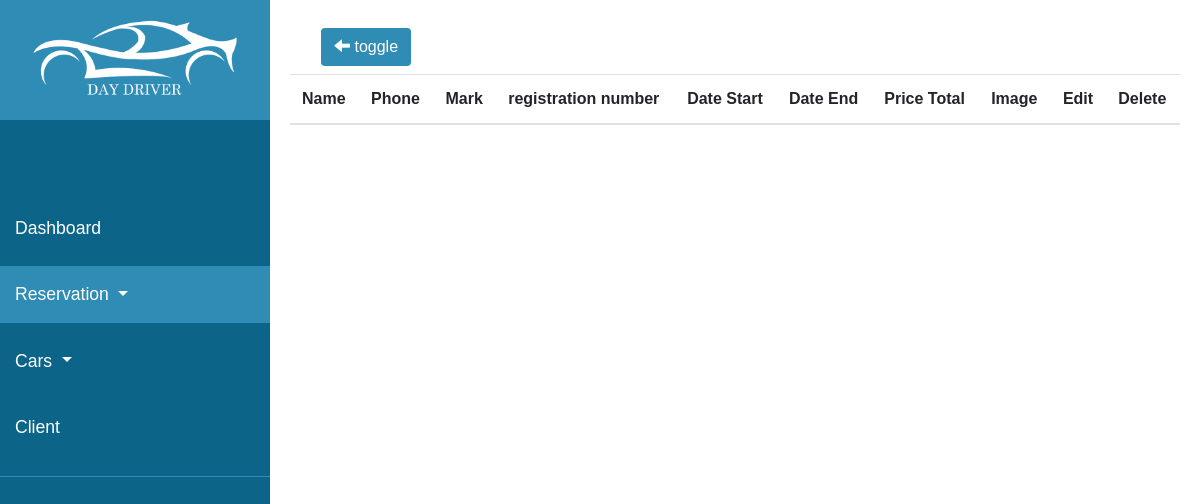
/project_Fin_De_Tude/reservation.php, run on an earlier commit of the app's database.
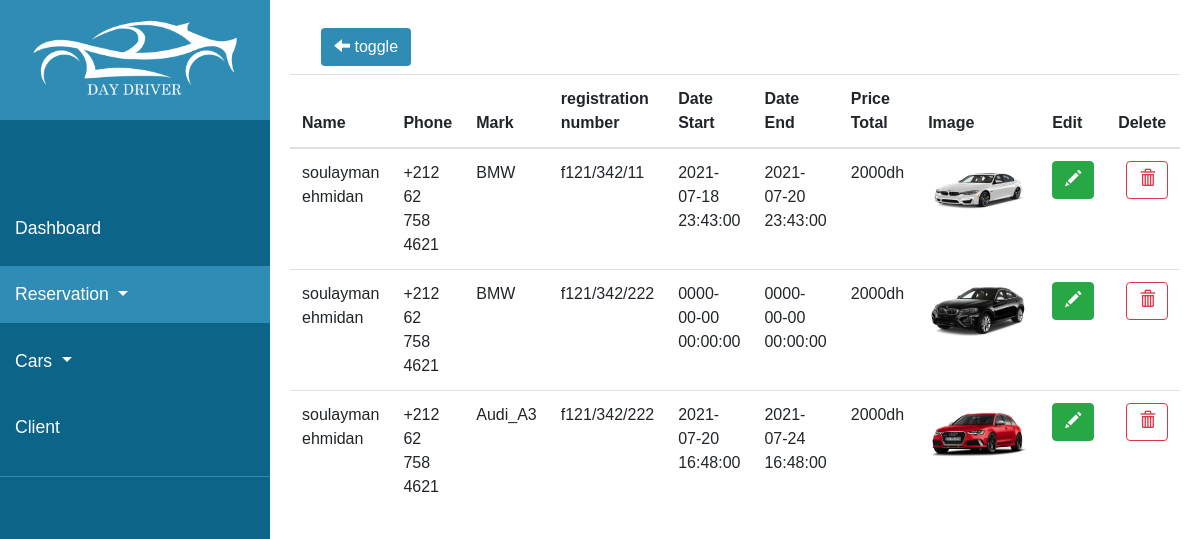
And on a later commit of the database.
### tables this page shows
CREATE TABLE `reservation` (
  `Id_Res` int(11) NOT NULL,
  `First_Name` char(20) DEFAULT NULL,
  `Last_Name` char(20) DEFAULT NULL,
  `Phone` varchar(20) DEFAULT NULL,
  `CIN` varchar(20) DEFAULT NULL,
  `Image_Client` varchar(255) NOT NULL,
  `Mark` varchar(20) DEFAULT NULL,
  `Date_Start` datetime DEFAULT NULL,
  `Date_End` datetime DEFAULT NULL,
  `Car_Image` varchar(250) DEFAULT NULL,
  `Price_Total` varchar(250) DEFAULT NULL,
  `Rigestration_Number` varchar(20) DEFAULT NULL
);

### project_Fin_De_Tude/reservation.php (the view, shortened to what this page needs)
<!DOCTYPE html>
<html lang="en">
<head>
  <link href="https://unpkg.com/aos@2.3.1/dist/aos.css" rel="stylesheet">
  <link rel="stylesheet" href="./bootstrap/css/bootstrap.css">
  <link rel="stylesheet" href="./css/maiin.css">
</head>
<body>
  <div class="wrapper">
    <nav id="sidebar">
      <div class="sidebar-header">
        <div class="logo"></div>
      </div>
      <ul class="lisst-unstyled components">
        <li>
          <a href="Dashboard.php">Dashboard</a>
        </li>
        <li class="nav-item dropdown active">
          <a class="nav-link dropdown-toggle" href="#" id="navbarDropdown" role="button" data-toggle="dropdown" aria-haspopup="true" aria-expanded="false">
          Reservation
          </a>
        </li>
        <li class="nav-item dropdown">
          <a class="nav-link dropdown-toggle" href="#" id="navbarDropdown" role="button" data-toggle="dropdown" aria-haspopup="true" aria-expanded="false">
            Cars
          </a>
        </li>
        <li>
          <a href="client.php">Client</a>
        </li>
      </ul>
    </nav>
    <div id="content">
      <nav class="navbar navbar-expand-lg navbar-light">
        <div class="container-fluid">
          <button type="button" id="sidebarCollapse" data-toggle="collapse" class="btn toggeles">
            <span class="glyphicon glyphicon-arrow-left"></span>
            <span>toggle</span>
          </button>
        </div>
      </nav>
      <table class="table table-gray table-hover" data-aos="fade-down">
        <thead>
          <tr>
            <th>Name</th>
            <th>Phone</th>
            <th>Mark</th>
            <th>registration number</th>
            <th>Date Start</th>
            <th>Date End</th>
            <th>Price Total</th>
            <th>Image</th>
            <th>Edit</th>
            <th>Delete</th>
          </tr>
        </thead>
        <tbody>
          <?php
          include "connect.php";
          $Get_res = $pdo->prepare("SELECT * FROM reservation");
          $Get_res->execute();
          while ($res = $Get_res->fetch()) {
          ?>
            <tr>
              <td><?= $res["First_Name"] ?> <?= $res["Last_Name"] ?></td>
              <td><?= $res["Phone"] ?></td>
              <td><?= $res["Mark"] ?></td>
              <td><?= $res["Rigestration_Number"] ?></td>
              <td><?= $res["Date_Start"] ?></td>
              <td><?= $res["Date_End"] ?></td>
              <td><?= $res["Price_Total"] ?></td>
              <td><img src="<?= $res["Car_Image"] ?>" class="imgRes" alt=""></td>
              <td><a href="EditeRes.php?id=<?= $res["Id_Res"] ?>"> <button class="btn btn-success"><span class="glyphicon glyphicon-pencil"></span></button></a> </td>
              <td><a onclick="return confirm('are you sure you want delete this Reservation')" href="./DeleteRes.php?id=<?= $res["Id_Res"] ?>"><button class="btn btn-outline-danger ml-2"><span class="glyphicon glyphicon-trash"></span></button></a></td>
            </tr>
          <?php } ?>
        </tbody>
      </table>
</body>
</html>

### project_Fin_De_Tude/css/maiin.css (style rules this page uses)
body { font-family: 'Oswald', sans-serif; font-weight: 300; background: white; }
.logo { height: 120px; background-image: url(../image/car-logo.png); background-position: center; background-size: cover; }
a, a:hover, a:focus { color: inherit; text-decoration: none; transition: all 0.3s; }
.wrapper { display: flex; text-decoration: none; transition: all 0.3s; }
#sidebar { min-width: 270px; max-width: 270px; background: #0c6489; color: #fff; transition: all 0.3s; }
#sidebar .sidebar-header { background: #2f8cb4; }
#sidebar ul.components { padding: 20px 0; border-bottom: 1px solid #2f8cb4; margin-top: 50px; }
#sidebar ul li a { padding: 15px; font-size: 1.1em; display: block; margin-top: 10px; }
#sidebar ul li.active > a, a[aria-expanded='true'] { color: #fff; background: #2f8cb4; }
#content { width: 100%; padding: 20px; min-height: 100vh; transition: all 0.3; }
.toggeles { color: white; background-color: #2f8cb4; }
.imgRes { width: 100px; height: 60px; }

What changed in the data, as far as the page shows it:
added reservation: First_Name "soulayman", Last_Name "ehmidan", Phone "+212 62 758 4621", Mark "BMW", Rigestration_Number "f121/342/11", Date_Start "2021-07-18 23:43:00", Date_End "2021-07-20 23:43:00", Price_Total "2000dh", Car_Image (picture)
added reservation: First_Name "soulayman", Last_Name "ehmidan", Phone "+212 62 758 4621", Mark "BMW", Rigestration_Number "f121/342/222", Date_Start "0000-00-00 00:00:00", Date_End "0000-00-00 00:00:00", Price_Total "2000dh", Car_Image (picture)
added reservation: First_Name "soulayman", Last_Name "ehmidan", Phone "+212 62 758 4621", Mark "Audi_A3", Rigestration_Number "f121/342/222", Date_Start "2021-07-20 16:48:00", Date_End "2021-07-24 16:48:00", Price_Total "2000dh", Car_Image (picture)
